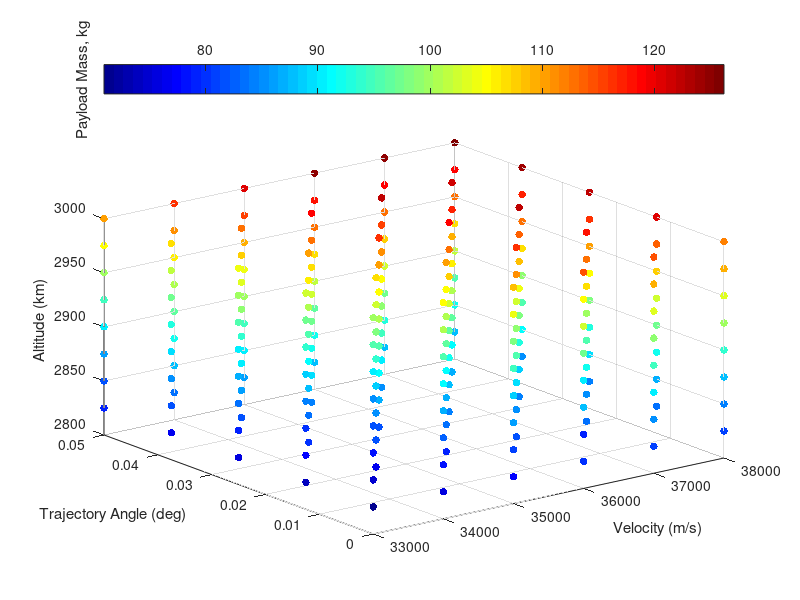

Reproduce this figure in MATLAB. (Note: this script raises an error after producing the figure.)
% visualising third stage cost results
% clear all
ThirdStageData = sortrows(dlmread('thirdstageforvis.dat'));
Atmosphere = dlmread('atmosphere.txt');
% map = [0, 0, 0
%     0, 0, 0
%     .0, 0, 0
%     .2, 0, 0
%     .6, 0, 0.0
%     1.0, 0, 0];
% colormap(map)




colormap jet
scatter3(ThirdStageData(:,3),ThirdStageData(:,4),ThirdStageData(:,5),30,ThirdStageData(:,6), 'filled')

ylabel('Trajectory Angle (deg)')
xlabel('Velocity (m/s)')
zlabel('Altitude (km)')
c=colorbar('northoutside');
ylabel(c,'Payload Mass, kg')



[VGrid,thetaGrid,vGrid] = ndgrid(33000:1000:38000,[0 0.0125 0.025 0.0375 0.05],[2825:25:3000]);

PayloadDataInterp = scatteredInterpolant(ThirdStageData(:,3),ThirdStageData(:,4),ThirdStageData(:,5),ThirdStageData(:,6));
PayloadData = PayloadDataInterp(VGrid,thetaGrid,vGrid);
global PayloadGrid
PayloadGrid = griddedInterpolant(VGrid,thetaGrid,vGrid,PayloadData,'spline','linear');


% [meshAlt,meshAngle,meshVel] = meshgrid(unique(ThirdStageData(:,3)),unique(ThirdStageData(:,4)),unique(ThirdStageData(:,5)));
% meshPayload = permute(reshape(ThirdStageData(:,6),[length(unique(ThirdStageData(:,5))),length(unique(ThirdStageData(:,4))),length(unique(ThirdStageData(:,3)))]),[2 3 1]);
 figure(200)

colormap(gray)
C = contourf(rad2deg(thetaGrid(:,:,2)),VGrid(:,:,2)/1000,PayloadData(:,:,8),21)
% C = contourf(rad2deg(meshAngle(:,:,2)),meshAlt(:,:,2)/1000,meshPayload(:,:,3),12)
% C = contourf(rad2deg(meshAngle),meshAlt/1000,meshPayload,13)

xlabel('Release Angle (deg)')
ylabel('Altitude (km)')
% title('2750 m/s')
% ylim([30 40])
c = colorbar;
c.Label.String = 'Payload (kg)';

% slice(threeDMAT,[1,3,5],[],[])
% colormap hsv


% contourslice(threeDMAT,[1,3,6],[],[],10)


% 
% % getting maximum values
% [max1,ind1] = max(threeDMAT,[],3);
% 
% [max2,ind2] = max(max1,[],2);
% 
% ind  = [ind1(ind2),ind2] % this really doesnt tell me much, as it wants very high altitude all the time
% 
% 
% 
% 
% 
% % plotting density
% 
% 
% figure(4)
% plot(Atmosphere(:,1)/1000,  Atmosphere(:,4)),'Color','k','LineWidth',0.8;
% xlim([20,40])
% 
% xlabel('Altitude (km)')
% ylabel('Density (kg/m^3)')
% 
% 
% figure(5)
% 
% [meshAngle2,meshVel2,meshAlt2] = meshgrid(Angle,Vel,Alt);
% 
% colormap(gray)
% 
% colormap(flipud(colormap))
% hx = slice(meshAngle2,meshVel2,meshAlt2./1000,threeDMAT,[],[2600:100:3000],[])
% 
% % [Xq,Yq,Zq] = meshgrid([0:.5:5],[2600:100:3000],[20000:500:40000]);
% % threeDMATint = interp3(meshAngle2,meshVel2,meshAlt2,threeDMAT,Xq,Yq,Zq);
% % hx = slice(Xq,Yq,Zq/1000,threeDMATint,[],[2600:100:3000],[]);
% 
% caxis([220 340]) 
% c=colorbar('northoutside')
% c.LimitsMode = 'manual'
% c.Limits = [180 320]
% 
% set(hx, 'EdgeColor', 'none');
% 
% % set(hx, 'FaceColor', 'interp'); % use this to smooth
% set(hx, 'FaceColor', 'flat');
% 
% xlabel('Trajectory Angle (deg)','FontSize',17)
% ylabel('Velocity (m/s)','FontSize',17)
% zlabel('Altitude (km)','FontSize',17)
% ylabel(c,'Payload Mass, kg','FontSize',17)
